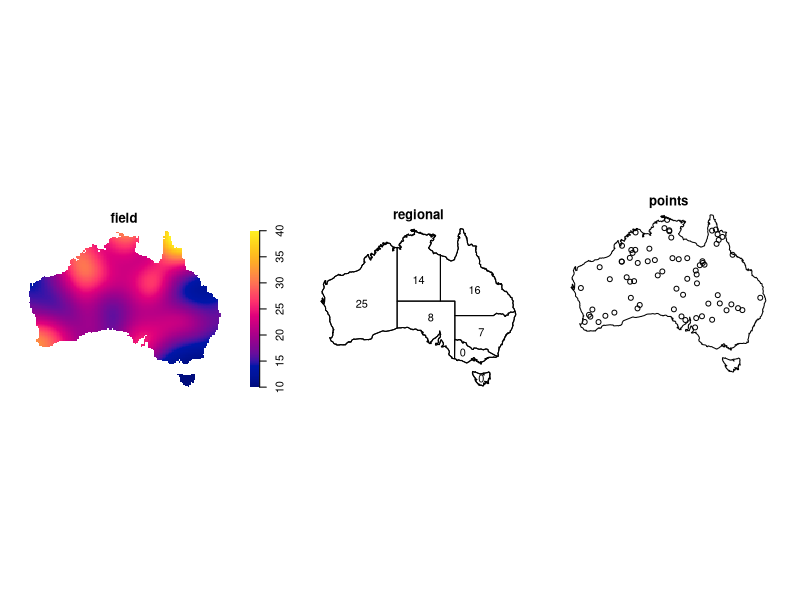
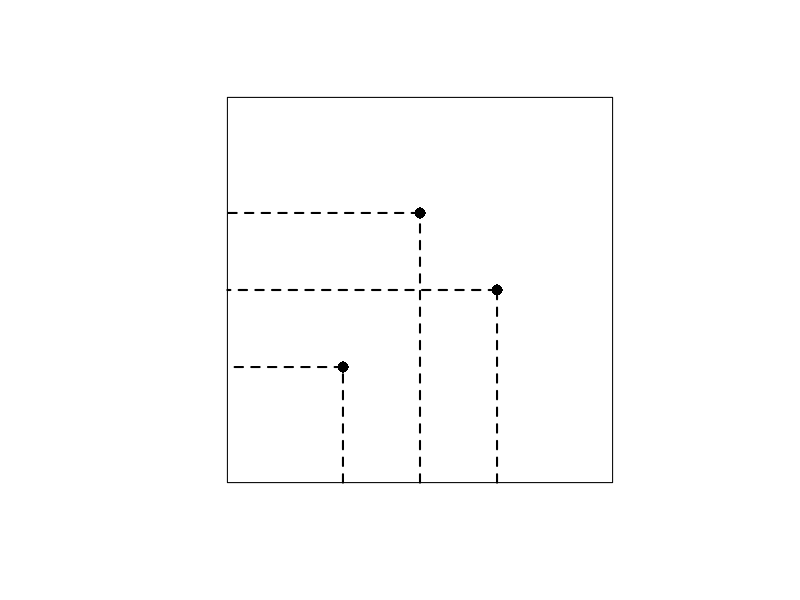
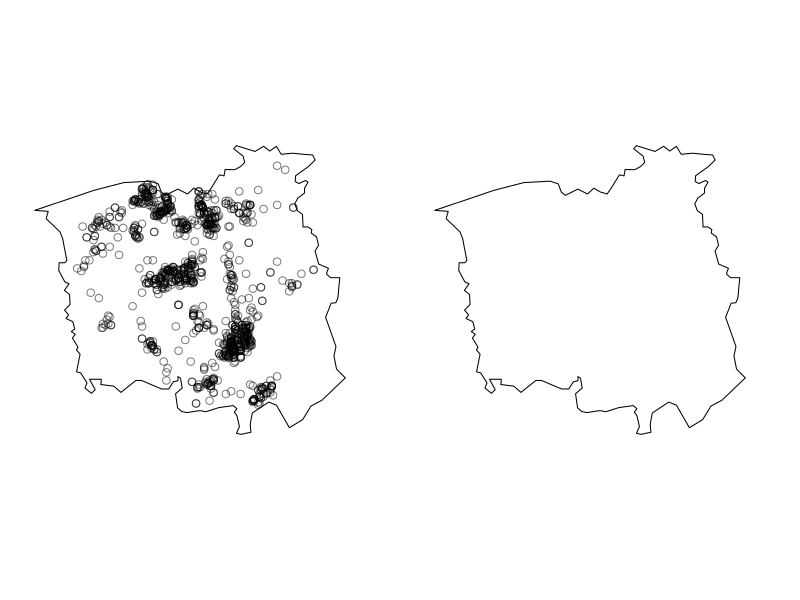
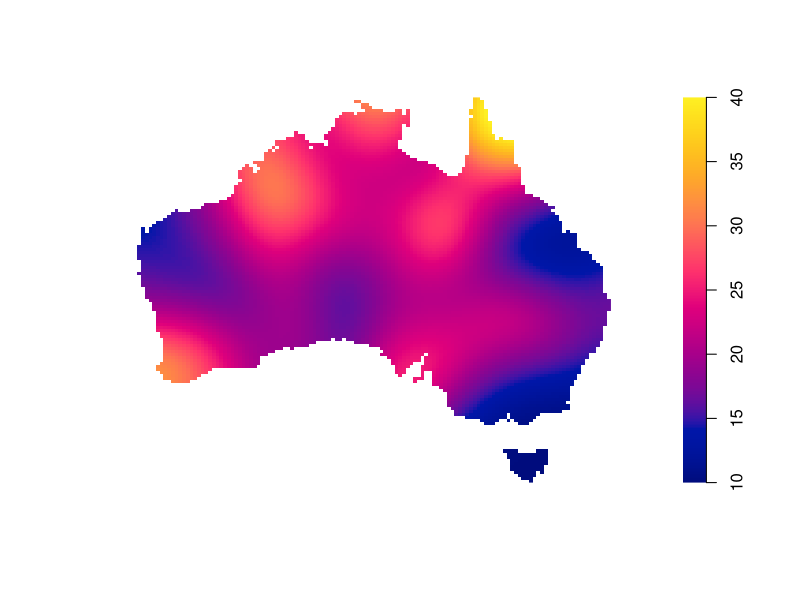
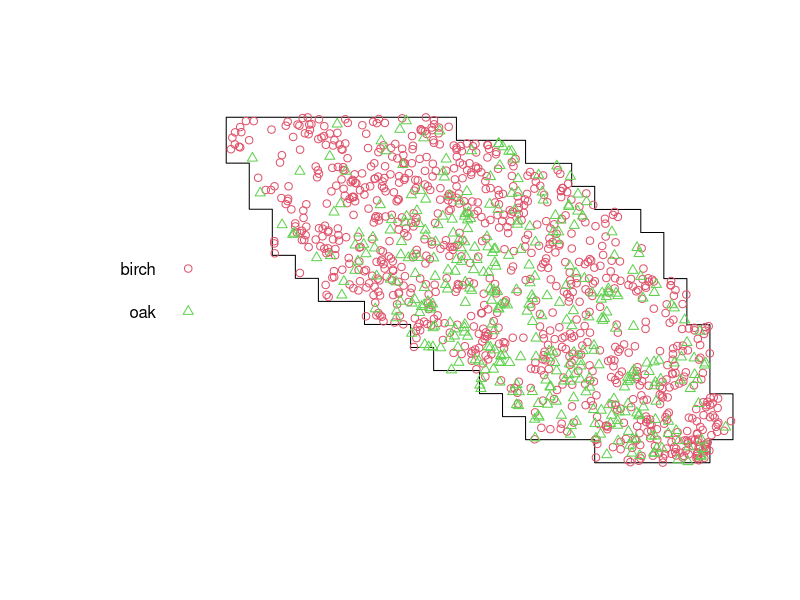
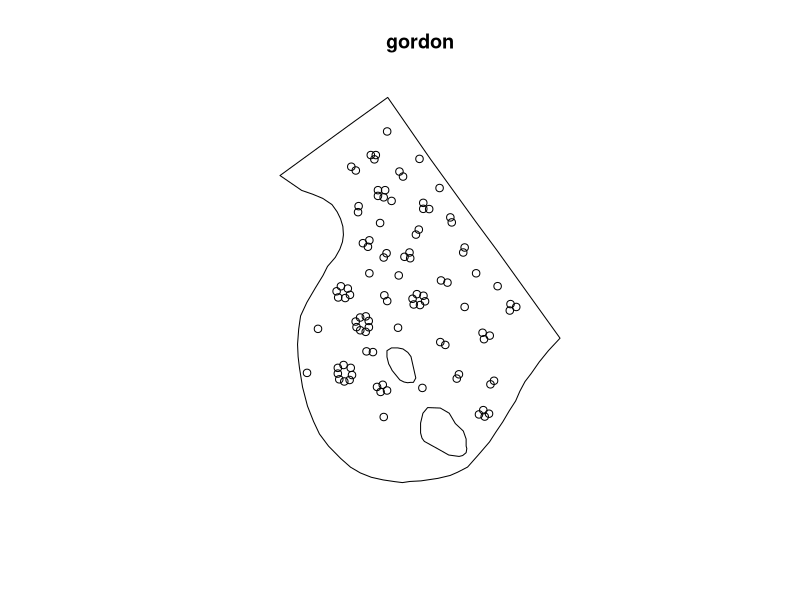

The R source for these figures, in order:
## ---- chunk 1
library(spatstat)
## ---- chunk 2
W <- Window(austates)
f <- function(x,y){ 50+y }
X <- rpoint(70, f, win=W)
Z <- scaletointerval(density(X, 3), from=10, to=40)
agg <- quadratcount(X, tess=austates)
plot(solist(field=Z, regional=agg, points=X), main="", box=FALSE)
## ---- chunk 3
library(spatstat)
## ---- chunk 4
xx <- c(0.3, 0.5, 0.7)
yy <- c(0.3, 0.7, 0.5)
XX <- ppp(xx, yy, 0:1, 0:1)
LL <- psp(c(xx[1], xx[1], xx[2], xx[2], xx[3], xx[3]),
          c(0,     yy[1], 0,     yy[2], 0,     yy[3]),
	  c(xx[1], 0,     xx[2], 0,     xx[3], 0),
	  c(yy[1], yy[1], yy[2], yy[2], yy[3], yy[3]),
	  owin())
plot(LL, main="", lwd=2, lty=2)
plot(XX, add=TRUE, pch=16, cex=1.5)
## ---- chunk 5
plot(solist(unmark(chorley), Window(chorley)), main="", main.panel="")
## ---- chunk 6
plot(Z, main="",box=FALSE)
## ---- chunk 7
plot(urkiola, main="", cols=2:3)
## ---- chunk 8
library(spatstat)
## ---- chunk 9
gordon
class(gordon)
## ---- chunk 10
plot(gordon)
## ---- chunk 11
head(as.data.frame(gordon))
## ---- chunk 12
W <- Window(gordon)
W
class(W)
## ---- chunk 13
hyytiala
marks(hyytiala)
## ---- chunk 14
longleaf
marks(longleaf)
## ---- chunk 15
finpines
head(marks(finpines))
